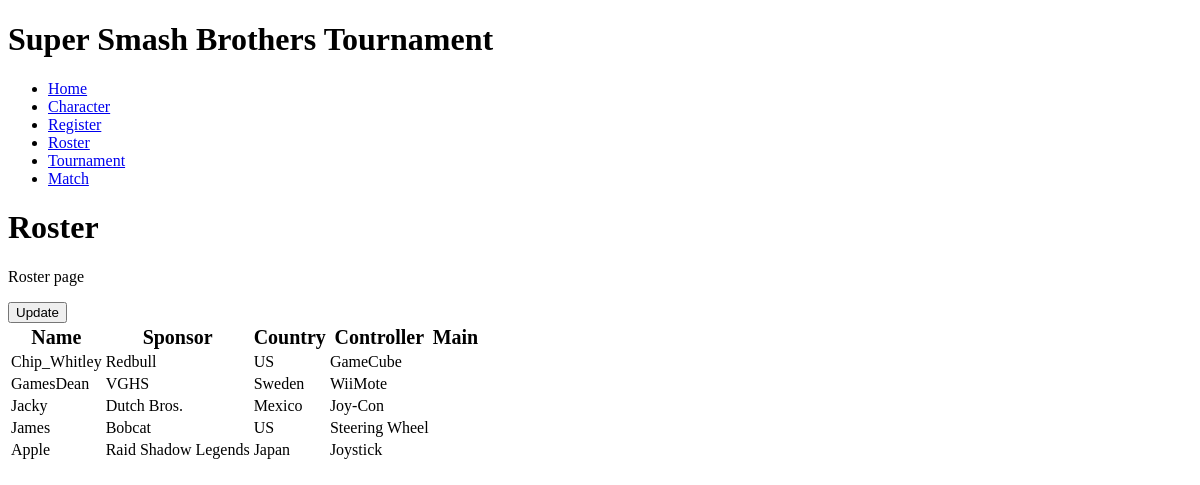
The page /roster on the database as committed earlier.
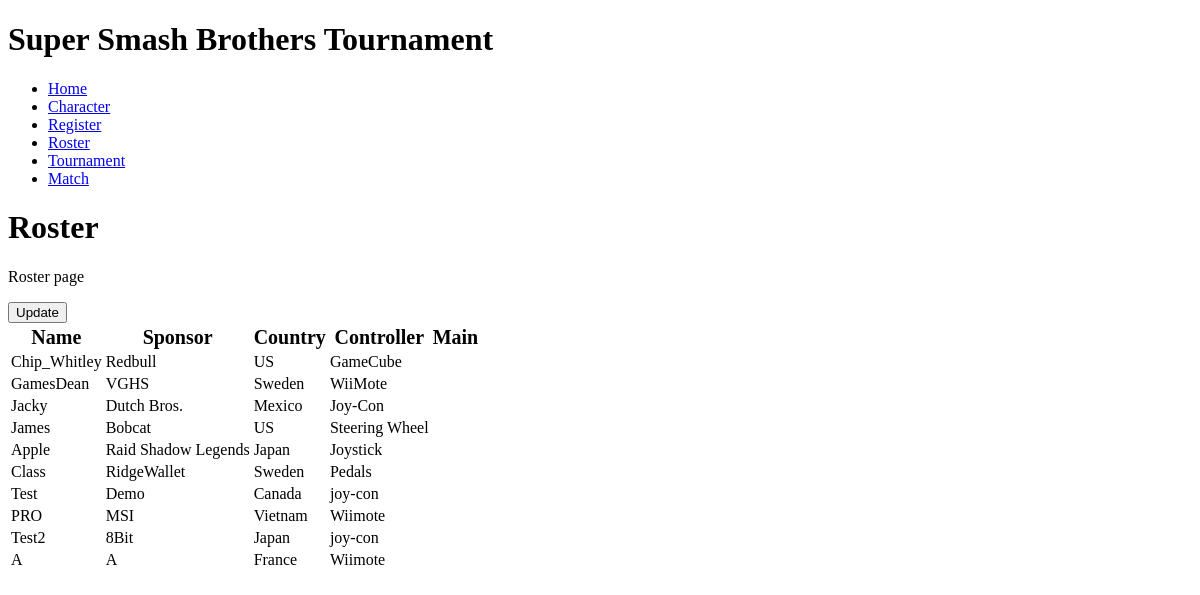
The same page on the database as committed later.
### tables this page shows
CREATE TABLE player (playerID INTEGER PRIMARY KEY AUTOINCREMENT, p_name TEXT, rank TEXT, sponsor TEXT, ctrltype TEXT, countryID INTEGER REFERENCES country (countryID) MATCH "FULL");

CREATE TABLE country (countryID INTEGER PRIMARY KEY AUTOINCREMENT, c_name TEXT);

### api.py (the view)
@app.route('/roster', methods=['GET', 'POST'])
def roster_page():
    if request.method == 'GET':
        conn = openConnection("./ssb.db")
        cur = conn.cursor()
        cur.execute("""
                    SELECT p_name, sponsor, ctrltype, c_name
                    FROM player
                    JOIN country ON player.countryID = country.countryID
                    """)
        players = cur.fetchall()
        conn.close()
        return render_template('roster.html', players=players)
    else:
        return render_template('roster.html')

### api.py (called while the page is built)
def openConnection(_dbFile):
    print("++++++++++++++++++++++++++++++++++")
    print("Open database: ", _dbFile)
    conn = None
    try:
        conn = sqlite3.connect(_dbFile)
        print("success")
    except Error as e:
        print(e)
    print("++++++++++++++++++++++++++++++++++")
    return conn

### templates/roster.html (shortened to what this page needs)
<!DOCTYPE html>
<html>
<head>
    <h1
        style="
        text-align: center,
        font-size: 50px,
        justify-content: center,
        ;"
        >Super Smash Brothers Tournament</h1>
        <ul>
            <li><a href="/">Home</a></li>
            <li><a href="{{ url_for('character_page') }}">Character</a></li>
            <li><a href="{{ url_for('register_page') }}">Register</a></li>
            <li><a href="{{ url_for('roster_page') }}">Roster</a> </li>
            <li><a href="{{ url_for('tournament_page') }}">Tournament</a></li>
            <li><a href="/match">Match</a></li>
        </ul>
    <h1>Roster</h1>
    <p>Roster page</p>
    <form method="get" action="{{ url_for('roster_page') }}">
        <button type="submit">Update</button>
    </form>
    <table>
    <tr style="text-align: center; font-size: 20px" >
        <th>Name</th>
        <th>Sponsor</th>
        <th>Country</th>
        <th>Controller</th>
        <th>Main</th>
    </tr>
    {% for player in players %}
<tr>
    <td>{{ player[0] }}</td>
    <td>{{ player[1] }}</td>
    <td>{{ player[3] }}</td>
    <td>{{ player[2] }}</td>
</tr>
{% endfor %}
    </table>
</head>
</html>

Rows that differ between the two databases and show on the page:
added player: p_name "Class", sponsor "RidgeWallet", c_name "Sweden", ctrltype "Pedals"
added player: p_name "Test", sponsor "Demo", c_name "Canada", ctrltype "joy-con"
now on this page (row edited): player: p_name "PRO", sponsor "MSI", c_name "Vietnam", ctrltype "Wiimote"
now on this page (row edited): player: p_name "Test2", sponsor "8Bit", c_name "Japan", ctrltype "joy-con"
added player: p_name "A", sponsor "A", c_name "France", ctrltype "Wiimote"
